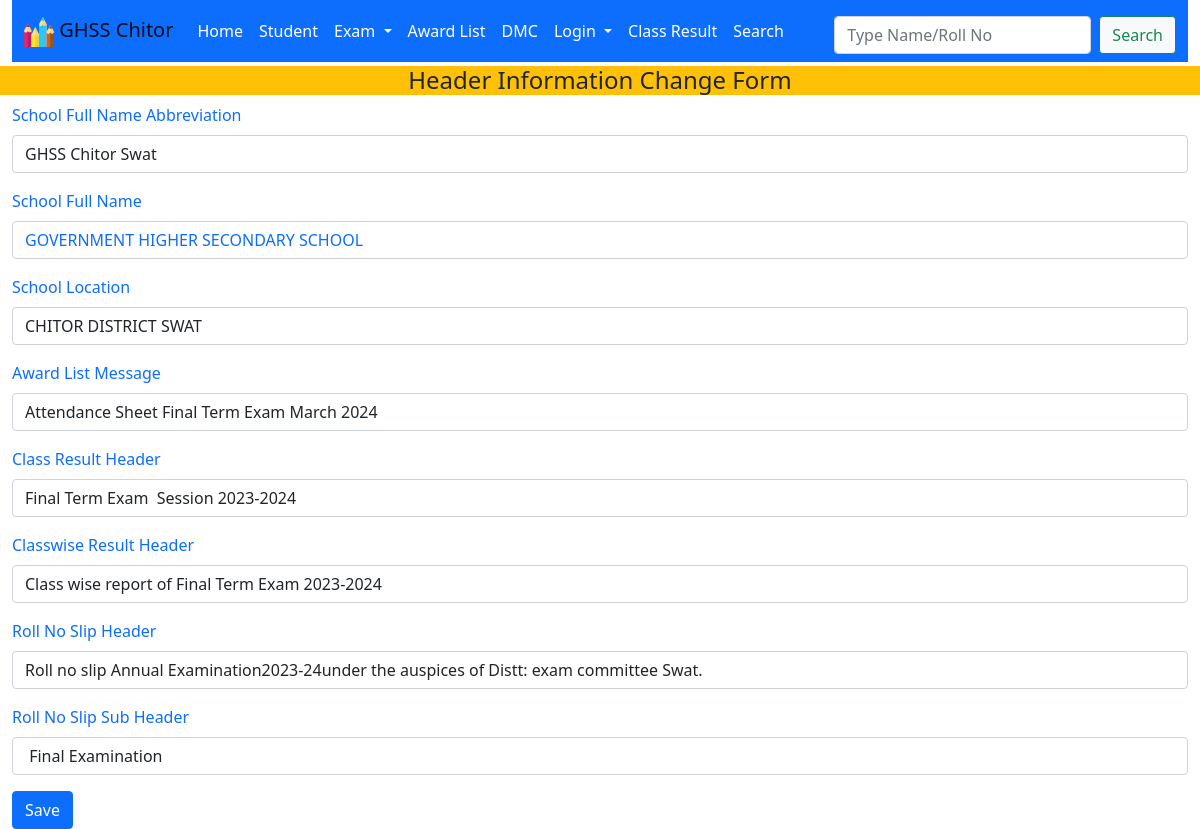
Page /header_msgs.php on the earlier database version.
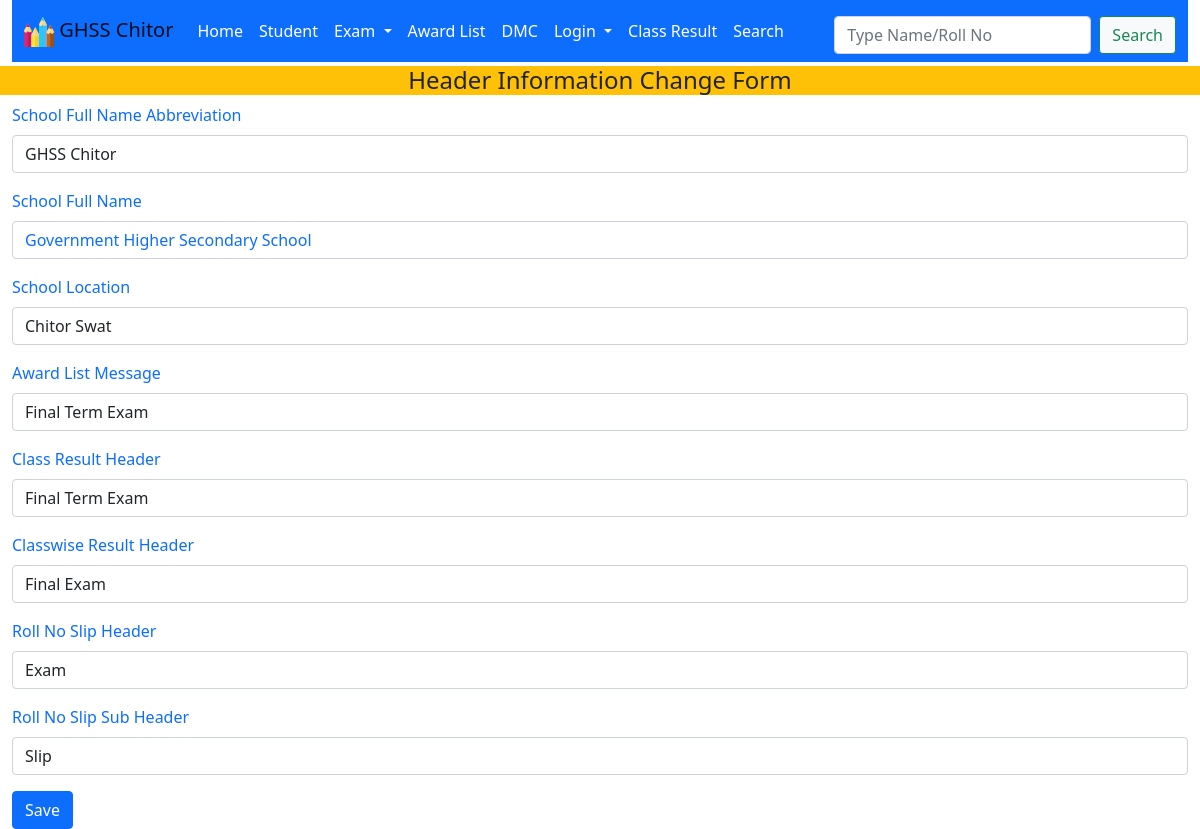
Same page on the later database version.
### tables this page shows
CREATE TABLE `header_msgs` (
  `Id` int(11) NOT NULL,
  `Msg` varchar(700) NOT NULL,
  `Status` tinyint(4) NOT NULL DEFAULT 1
);

### config.php (called while the page is built, shortened)
<?php
require_once 'sand_box.php';
 $msg_value=Select_Single_Column_Array_data(
  "Msg", "header_msgs", "Id", "4"
);
?>

### header_msgs.php (the view, shortened to what this page needs)
<?php
require_once 'sand_box.php';
?>
</head>
<body>
  <div class="bg-warning text-center no-print">
    <h4>Header Information Change Form</h4>
  </div>
  <?php
  $column_name="Msg";
  $table_name="header_msgs";
  $where_column="Status";
  $where_value="1";
  $msgs_data=Select_Single_Column_Array_data(
    $column_name,$table_name,$where_column,$where_value
  );
  ?>
  <div class="container-fluid">
  <form class="row">
    <label for="school_abbrev" class="form-label text-primary">School Full Name Abbreviation</label>
    <div class="input-group mb-3">
      <input type="text" class="form-control" value="<?php echo $msgs_data[0];?>" id="basic-url" aria-describedby="school_abbrev">
    </div>
    <label for="school_name" class="form-label text-primary">School Full Name</label>
    <div class="input-group mb-3">
      <input type="text" class="form-control text-primary" id="basic-url" value="<?php echo $msgs_data[1];?>" aria-describedby="school_name">
    </div>
    <label for="school_location" class="form-label text-primary">School Location</label>
    <div class="input-group mb-3">
      <input type="text" class="form-control" value="<?php echo $msgs_data[2];?>" id="basic-url" aria-describedby="school_location">
    </div>
    <label for="school_location" class="form-label text-primary">Award List Message</label>
    <div class="input-group mb-3">
      <input type="text" class="form-control" value="<?php echo $msgs_data[3];?>" id="basic-url" aria-describedby="school_location">
    </div>
    <label for="school_location" class="form-label text-primary">Class Result Header</label>
    <div class="input-group mb-3">
      <input type="text" class="form-control" value="<?php echo $msgs_data[4];?>" id="basic-url" aria-describedby="school_location">
    </div>
    <label for="school_location" class="form-label text-primary">Classwise Result Header</label>
    <div class="input-group mb-3">
      <input type="text" class="form-control" id="basic-url" value="<?php echo $msgs_data[5];?>" aria-describedby="school_location">
    </div>
    <label for="school_location" class="form-label text-primary">Roll No Slip Header</label>
    <div class="input-group mb-3">
      <input type="text" class="form-control" id="basic-url" value="<?php echo $msgs_data[6];?>" aria-describedby="school_location">
    </div>
    <label for="school_location" class="form-label text-primary">Roll No Slip Sub Header</label>
    <div class="input-group mb-3">
      <input type="text" class="form-control " id="basic-url" value="<?php echo $msgs_data[7];?>" aria-describedby="school_location">
    </div>
    <div class="col-12">
    <button type="submit" class="btn btn-primary">Save</button>
  </div>
</form>
</div>

Differences in the rows shown:
now on this page (row edited): header_msgs: Msg "Final Term Exam"
Other differences:
form field value: "GHSS Chitor Swat" → "GHSS Chitor"
form field value: "GOVERNMENT HIGHER SECONDARY SCHOOL" → "Government Higher Secondary School"
form field value: "CHITOR DISTRICT SWAT" → "Chitor Swat"
form field value: "Class wise report of Final Term Exam 2023-2024" → "Final Exam"
form field value: "Roll no slip Annual Examination2023-24under the auspices of Distt: exam committee Swat." → "Exam"
form field value: "Final Examination" → "Slip"
form field value: "Attendance Sheet Final Term Exam March 2024" → (not shown)
form field value: "Final Term Exam Session 2023-2024" → (not shown)
